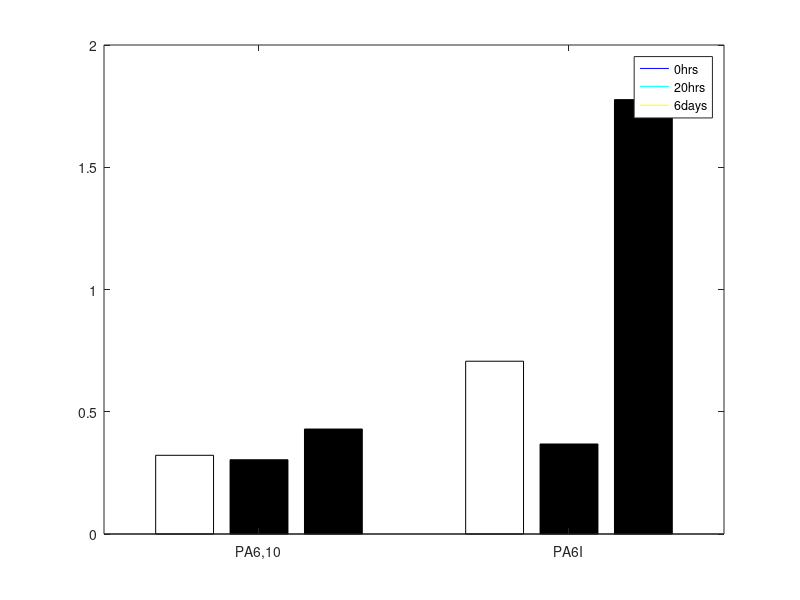

Here is the MATLAB script that generated this plot:
clear all; close all; clc;
somenames={'PA6,10'; 'PA6I'; };
y = [0.3219 0.3038 0.4293; 0.7067 0.3681 1.7767];
b = bar(y,'FaceColor','flat');
set(gca,'xticklabel',somenames)
hold on 

h = zeros(3,1);
h(1)=plot(NaN,NaN,'-b');
h(2)=plot(NaN,NaN,'-c');
h(3)=plot(NaN,NaN,'-y');

legend(h, '0hrs', '20hrs','6days');


